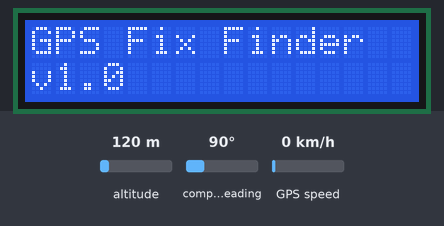
A sketch run on a simulated Arduino Uno, built with avr-gcc and run on an emulated ATmega328P. Shown: 16×2 character LCD. The inputs (shaded band) are chosen by the test bench; at power-on: altitude 120 m, compass heading 90°, GPS speed 0 km/h. The GPS gets a fix after 3 s at 37.7749, -122.4194 with 8 satellites.

Above: at 0.1 s.
At 6.2 s:
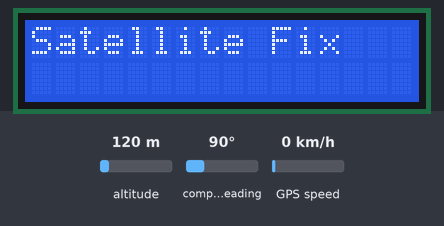
At 8.2 s:
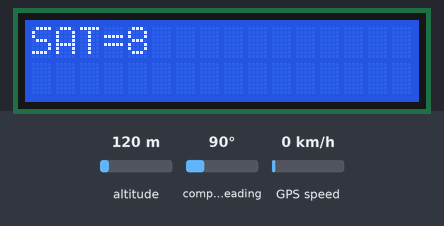
At 10.2 s:
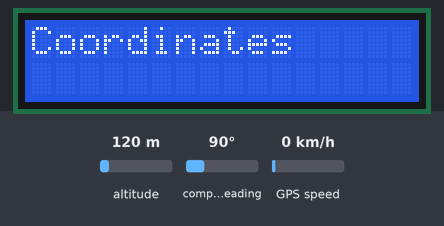
At 12.2 s:
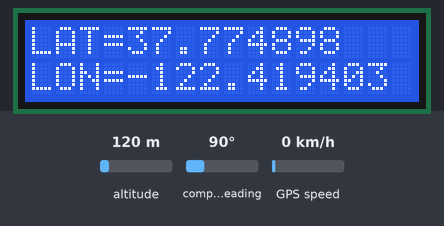

The sketch:

Gps_fix_finder.ino
```cpp
#include<SoftwareSerial.h>
#include<TinyGPS.h>
#include<Wire.h>
#include <LiquidCrystal_I2C.h>


LiquidCrystal_I2C lcd(0x27,16,2);
TinyGPS gps;
SoftwareSerial ss(3, 4);


void setup() {

  Serial.begin(9600); // Initializing serial communication
  ss.begin(9600);//Initializing Gps baud communication

  lcd.init();
  lcd.backlight();
  lcd.setCursor(0,0);
  lcd.print("GPS Fix Finder");
  lcd.setCursor(0,1);
  lcd.print("v1.0");
  delay(5000);
  lcd.clear();
}

void loop() {

  bool newData = false; //
  unsigned long chars;
  unsigned short sentences, failed;

  // For one second we parse GPS data and report some key values
  for (unsigned long start = millis(); millis() - start < 1000;)
  {
    while (ss.available())
    {
      char c = ss.read();
      // Serial.write(c); // uncomment this line if you want to see the GPS data flowing
      if (gps.encode(c)) // Did a new valid sentence come in?
        newData = true;
    }
  }
if(newData)
{
  float flat, flon;
    unsigned long age;
    gps.f_get_position(&flat, &flon, &age); // get longitude, latitude and age

    lcd.clear();
    lcd.setCursor(0,0);
    lcd.print("Satellite Fix");
    delay(2000);
    lcd.clear();


    lcd.print("SAT=");
    lcd.print(gps.satellites() == TinyGPS::GPS_INVALID_SATELLITES ? 0 : gps.satellites());// Display number of satelite fixes
    delay(2000);

    lcd.setCursor(0,0);
    lcd.print("Coordinates");
    delay(2000);
    lcd.clear();

    lcd.setCursor(0,0);
    lcd.print("LAT=");
    lcd.print(flat == TinyGPS::GPS_INVALID_F_ANGLE ? 0.0 : flat, 6); // Display Latitude


    lcd.setCursor(0,1);
    lcd.print("LON=");
    lcd.print(flon == TinyGPS::GPS_INVALID_F_ANGLE ? 0.0 : flon, 6); // Display Longitude

    delay(2000);
    lcd.clear();
    }
else{
    lcd.setCursor(0,0);
    lcd.print("Finding");
    lcd.setCursor(0,1);
    lcd.print("Satellites");
    delay(2000);
    lcd.clear();
    lcd.setCursor(0,0);
    lcd.print("Please Wait");
    delay(2000);
    lcd.clear();
}
}
```

Measured:
- by itself, everything shown: repeats every 9.1 s, in 5 steps
- what the display in image 1 shows lasts 2.0 s, from 6.1 s to 8.1 s
